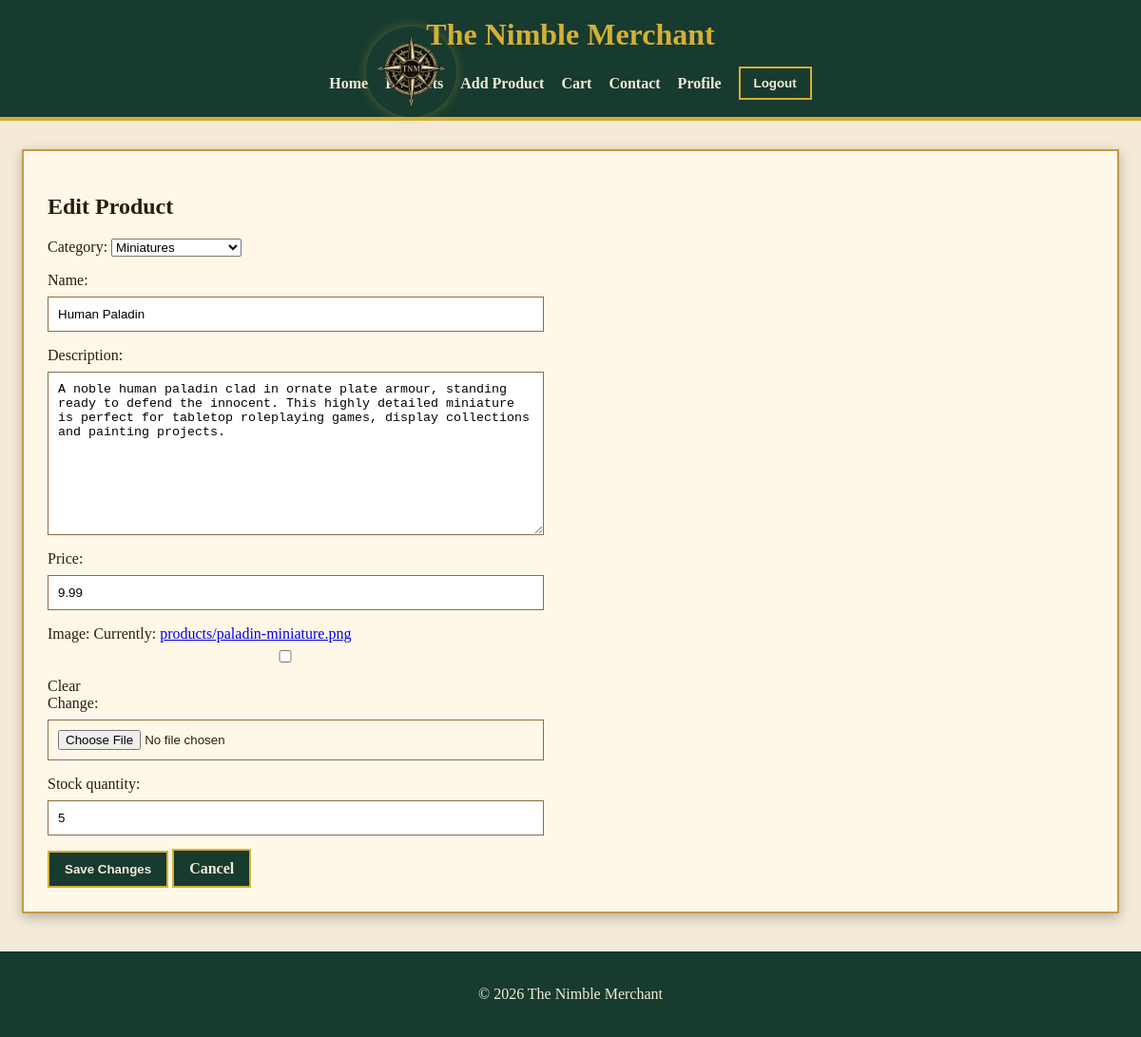
Screenshot of /products/1/edit/ (signed in) with the database file from the repository.
### products/models.py (models this page shows, shortened)
class Product(models.Model):
    category = models.ForeignKey(
        Category,
        null=True,
        blank=True,
        on_delete=models.SET_NULL
    )
    name = models.CharField(max_length=254)
    description = models.TextField()
    price = models.DecimalField(max_digits=6, decimal_places=2)
    image = models.ImageField(upload_to='products/', null=True, blank=True)
    stock_quantity = models.PositiveIntegerField(default=0)

class Category(models.Model):
    name = models.CharField(max_length=254)
    friendly_name = models.CharField(max_length=254, blank=True, null=True)
    class Meta:
        verbose_name_plural = 'Categories'
    def __str__(self):
        return self.name

### products/views.py (the view)
@staff_member_required
def edit_product(request, product_id):
    product = get_object_or_404(Product, pk=product_id)
    if request.method == "POST":
        form = ProductForm(
            request.POST,
            request.FILES,
            instance=product,
        )
        if form.is_valid():
            product = form.save()
            return redirect("product_detail", product_id=product.id)
    else:
        form = ProductForm(instance=product)
    context = {
        "form": form,
        "product": product,
        "page_title": "Edit Product",
        "button_text": "Save Changes",
    }
    return render(request, "products/product_form.html", context)

### products/forms.py
class ProductForm(forms.ModelForm):
    class Meta:
        model = Product
        fields = "__all__"

### products/templates/products/product_form.html (shortened to what this page needs)
{% extends "base.html" %}
{% block content %}
<section class="product-form-section">
    <h1>{{ page_title }}</h1>
    <form method="post" enctype="multipart/form-data">
        {{ form.as_p }}
        <button type="submit" class="button">
            {{ button_text }}
        </button>
        <a href="{% url 'products' %}" class="button">
            Cancel
        </a>
    </form>
</section>
{% endblock %}

### static/css/base.css (style rules this page uses)
body { margin: 0; font-family: Georgia, 'Times New Roman', serif; background: #f3ead7; color: #2b1d0e; }
button, a.button { background: #173b2f; color: #f3ead7; border: 2px solid #d4af37; padding: 10px 16px; cursor: pointer; text-decoration: none; font-weight: bold; }
input, textarea { display: block; width: 100%; max-width: 500px; padding: 10px; margin: 8px 0 16px 0; border: 1px solid #8b6f3e; }

### rows the page displays
Product: category "Miniatures", description "A noble human paladin clad in ornate plate armour, standing ready to defend the innocent. This highly detailed miniature is perfect for tabletop roleplaying games, display collections and painting projects.", price "9.99", stock_quantity "5"
Category: name "Human Paladin"

### other values shown
{{ page_title }} "Edit Product"
{{ button_text }} "Save Changes"
